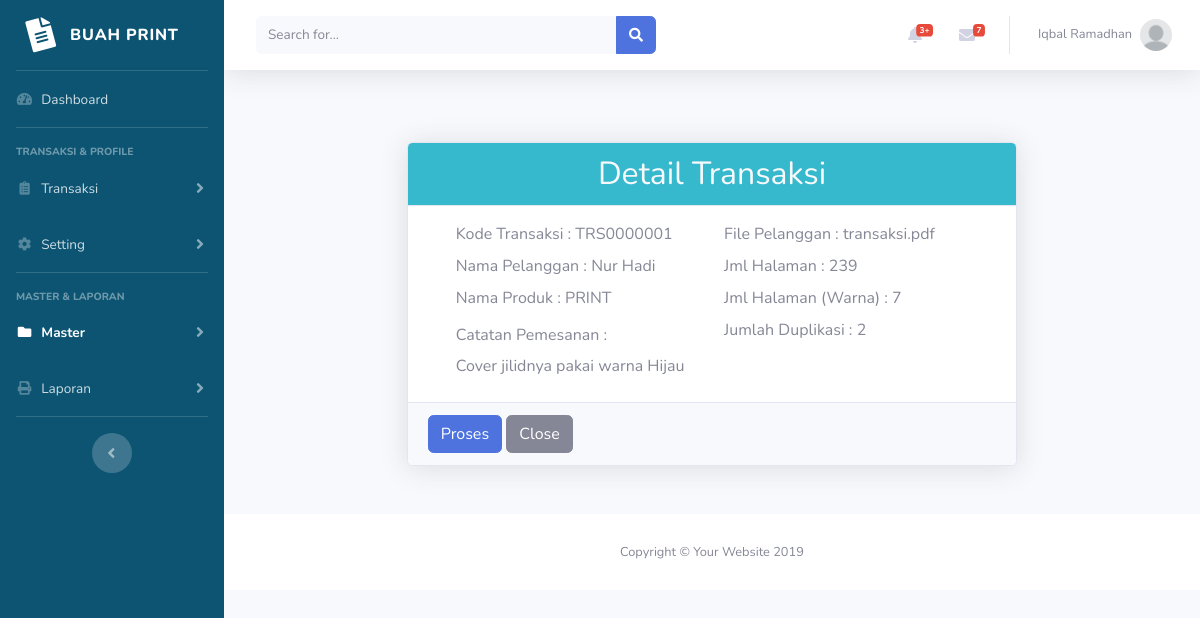
The app's page /admin/master_antrianInfo.php?id_transaksi=TRS0000002 (signed in) with its own data.
### tables this page shows
CREATE TABLE `mitra` (
  `ID_MITRA` char(10) NOT NULL,
  `NAMA_MITRA` varchar(40) NOT NULL,
  `EMAIL_MITRA` varchar(100) NOT NULL,
  `NO_HP_MITRA` varchar(13) NOT NULL,
  `TELEPHONE_MITRA` varchar(13) NOT NULL,
  `ALAMAT_MITRA` text NOT NULL,
  `FOTO_PROFILE` varchar(200) NOT NULL,
  `COVER` varchar(200) NOT NULL,
  `STATUS_MITRA` int(11) NOT NULL,
  `SALDO_MITRA` int(11) NOT NULL,
  `LOCATION_MITRA` text,
  `USERNAME_MITRA` varchar(50) NOT NULL,
  `PASSWORD_MITRA` varchar(32) NOT NULL
);

CREATE TABLE `transaksi` (
  `ID_TRANSAKSI` varchar(10) NOT NULL,
  `ID_METODE` varchar(10) NOT NULL,
  `ID_USER` char(10) NOT NULL,
  `ID_MITRA` char(10) DEFAULT NULL,
  `TGL_TRANSAKSI` datetime NOT NULL,
  `TOTAL_TRANSAKSI` int(11) NOT NULL,
  `STATUS_TRANSAKSI` int(11) NOT NULL
);

CREATE TABLE `user` (
  `ID_USER` char(10) NOT NULL,
  `NAMA_USER` varchar(40) NOT NULL,
  `STATUS_USER` int(1) NOT NULL DEFAULT '1',
  `SALDO_USER` int(11) NOT NULL,
  `FOTO_IDENTITAS` varchar(200) DEFAULT NULL,
  `EMAIL_USER` varchar(100) NOT NULL,
  `NO_HP_USER` varchar(13) NOT NULL,
  `ALAMAT_USER` text NOT NULL,
  `USERNAME_USER` varchar(50) NOT NULL,
  `PASSWORD_USER` varchar(32) NOT NULL
);

CREATE TABLE `produk` (
  `ID_PRODUK` varchar(10) NOT NULL,
  `ID_UKURAN` varchar(10) NOT NULL,
  `ID_HALAMAN` varchar(10) NOT NULL,
  `ID_WARNA` varchar(10) NOT NULL,
  `NAMA_PRODUK` varchar(40) NOT NULL
);

CREATE TABLE `detail_pemesanan` (
  `ID_TRANSAKSI` varchar(10) NOT NULL,
  `ID_PRODUK` varchar(10) NOT NULL,
  `SUB_TOTAL` int(11) NOT NULL,
  `FILE_PRODUK` varchar(200) NOT NULL,
  `JML_HAL_PRODUK` int(10) NOT NULL,
  `JML_DUPLICATE_PRODUK` int(10) NOT NULL,
  `JML_WARNA_PRODUK` int(10) NOT NULL,
  `CATATAN_PRODUK` text NOT NULL
);

### admin/master_antrianInfo.php (the view, shortened to what this page needs)
<?php
   include 'includes/config.php';
   include 'includes/header.php';
   if (isset($_GET['id_transaksi'])) {
       $id_transaksi = $_GET['id_transaksi'];
       $result_trs = mysqli_query($con, "SELECT transaksi.ID_TRANSAKSI, user.NAMA_USER, produk.NAMA_PRODUK,
   detail_pemesanan.SUB_TOTAL, detail_pemesanan.FILE_PRODUK, detail_pemesanan.JML_HAL_PRODUK,
   detail_pemesanan.JML_DUPLICATE_PRODUK, detail_pemesanan.JML_WARNA_PRODUK, detail_pemesanan.CATATAN_PRODUK
   FROM detail_pemesanan, transaksi, produk, user
   WHERE detail_pemesanan.ID_TRANSAKSI = transaksi.ID_TRANSAKSI
   AND transaksi.ID_USER = user.ID_USER
   AND detail_pemesanan.ID_PRODUK = produk.ID_PRODUK");
       $data_trs = mysqli_fetch_assoc($result_trs);
       $id_transaksi = $data_trs['ID_TRANSAKSI'];
       $nama_user = $data_trs['NAMA_USER'];
       $nama_produk = $data_trs['NAMA_PRODUK'];
       $file_produk = $data_trs['FILE_PRODUK'];
       $jml_hal_produk = $data_trs['JML_HAL_PRODUK'];
       $jml_duplicate_produk = $data_trs['JML_DUPLICATE_PRODUK'];
       $jml_warna_produk = $data_trs['JML_WARNA_PRODUK'];
       $catatan_produk = $data_trs['CATATAN_PRODUK'];
   }
   ?>
<div class="container-fluid">
    <div class="row justify-content-center">
        <div class="col-lg-8">
            <div class="card my-5 shadow">
                <div class="card-header text-center text-light bg-info">
                    <h2 class="mb-0">Detail Transaksi</h2>
                </div>
                <div class="card-body px-5 py-3">
                    <div class="row">
                        <div class="col-lg-6">
                            <h6 class="d-inline sm">Kode Transaksi : </h6>
                            <label><?= $id_transaksi ?></label><br>
                            <h6 class="d-inline">Nama Pelanggan : </h6>
                            <label><?= $nama_user ?></label><br>
                            <h6 class="d-inline">Nama Produk : </h6>
                            <label class="font-wight-bold"><?= $nama_produk ?></label><br>
                            <h6 class="mt-2">Catatan Pemesanan :</h6>
                            <label><?= $catatan_produk ?></label>
                        </div>
                        <div class="col-lg-6">
                            <h6 class="d-inline">File Pelanggan : </h6>
                            <label><?= $file_produk ?></label><br>
                            <h6 class="d-inline">Jml Halaman :</h6>
                            <label><?= $jml_hal_produk ?></label></br>
                            <h6 class="d-inline">Jml Halaman (Warna) :</h6>
                            <label><?= $jml_warna_produk ?></label></br>
                            <h6 class="d-inline">Jumlah Duplikasi : </h6>
                            <label><?= $jml_duplicate_produk ?></label><br>
                        </div>
                    </div>
                </div>
                <div class="card-footer">
                    <?php
                       $data1 = mysqli_query($con, "SELECT STATUS_TRANSAKSI FROM transaksi WHERE ID_TRANSAKSI ='$id_transaksi'");
                       $data_transaksi = mysqli_fetch_assoc($data1);
                       $status_transaksi = $data_transaksi['STATUS_TRANSAKSI'];
                       if ($status_transaksi == 0) {
                           echo '<a href="query/master_antrian_query.php?action=update&id_transaksi=' . $id_transaksi . '" class="btn btn-primary">Proses</a>';
                       } else if ($status_transaksi == 1) {
                           echo '<a href="query/master_antrian_query.php?action=done&id_transaksi=' . $id_transaksi . ' "  class="btn btn-success">Done</a>';
                       } else {
                       } ?>
                    <a href="master_antrian.php" class="btn btn-secondary" data-dismiss="modal">Close</a>
                </div>
            </div>
        </div>
    </div>
</div>
<?php
   require 'includes/footer.php';
   ?>

### admin/includes/header.php (shortened to what this page needs)
<?php
  if(isset($_SESSION['admin_login'])){
  $username = $_SESSION['username'];
  $data = mysqli_query($con, "SELECT * FROM mitra WHERE USERNAME_MITRA = '$username'");
  $data_admin = mysqli_fetch_assoc($data);
  $nama_admin = $data_admin['NAMA_MITRA'];
  $profil_admin = $data_admin['FOTO_PROFILE'];
  }
?>
<!DOCTYPE html>
<html lang="en">
<head>
  <link href="vendor/fontawesome-free/css/all.min.css" rel="stylesheet" type="text/css">
  <link href="css/sb-admin-2.min.css" rel="stylesheet">
  <link rel="stylesheet" href="css/sb-admin-2.css">
  <link href="vendor/datatables/dataTables.bootstrap4.min.css" rel="stylesheet">
</head>
<body id="page-top">
  <div id="wrapper">
  <?php
    require 'sidebar.php';
  ?>
    <div id="content-wrapper" class="d-flex flex-column">
      <div id="content">
        <nav class="navbar navbar-expand navbar-light bg-white topbar mb-4 static-top shadow">
          <?php
            if(isset($_SESSION['admin_login'])){
          ?>
          <form class="d-none d-sm-inline-block form-inline mr-auto ml-md-3 my-2 my-md-0 mw-100 navbar-search">
            <div class="input-group">
              <input type="text" class="form-control bg-light border-0 small" placeholder="Search for..." aria-label="Search" aria-describedby="basic-addon2">
              <div class="input-group-append">
                <button class="btn btn-primary" type="button">
                  <i class="fas fa-search fa-sm"></i>
                </button>
              </div>
            </div>
          </form>
          <ul class="navbar-nav ml-auto">
            <li class="nav-item dropdown no-arrow mx-1">
              <a class="nav-link dropdown-toggle" href="#" id="alertsDropdown" role="button" data-toggle="dropdown" aria-haspopup="true" aria-expanded="false">
                <i class="fas fa-bell fa-fw"></i>
                <span class="badge badge-danger badge-counter">3+</span>
              </a>
            </li>
            <li class="nav-item dropdown no-arrow mx-1">
              <a class="nav-link dropdown-toggle" href="#" id="messagesDropdown" role="button" data-toggle="dropdown" aria-haspopup="true" aria-expanded="false">
                <i class="fas fa-envelope fa-fw"></i>
                <span class="badge badge-danger badge-counter">7</span>
              </a>
            </li>
            <li class="nav-item dropdown no-arrow">
              <a class="nav-link dropdown-toggle" href="#" id="userDropdown" role="button" data-toggle="dropdown" aria-haspopup="true" aria-expanded="false">
                <span class="mr-2 d-none d-lg-inline text-gray-600 small"><?=$nama_admin?></span>
                <img class="img-profile rounded-circle" src="img/profil/<?=$profil_admin?>">
              </a>
            </li>
            <?php }?>
          </ul>
        </nav>

### records on screen
mitra: NAMA_MITRA "Iqbal Ramadhan", FOTO_PROFILE (picture)
transaksi: ID_TRANSAKSI "TRS0000001"
user: NAMA_USER "Nur Hadi"
produk: NAMA_PRODUK "PRINT"
detail_pemesanan: CATATAN_PRODUK "Cover jilidnya pakai warna Hijau", FILE_PRODUK "transaksi.pdf", JML_HAL_PRODUK "239", JML_WARNA_PRODUK "7", JML_DUPLICATE_PRODUK "2"
